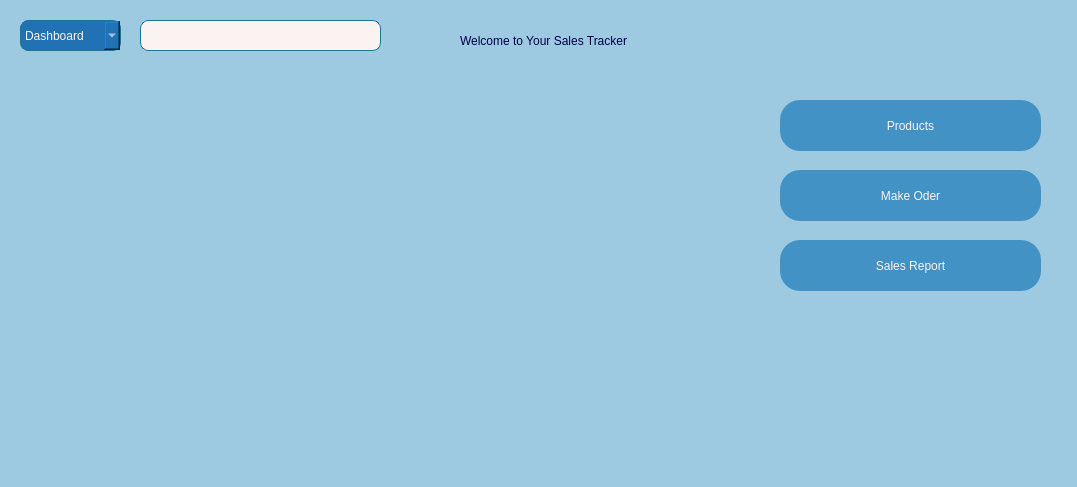
<?xml version="1.0" encoding="UTF-8"?>
<ui version="4.0">
 <class>MainWindow</class>
 <widget class="QMainWindow" name="MainWindow">
  <property name="geometry">
   <rect>
    <x>0</x>
    <y>0</y>
    <width>1077</width>
    <height>487</height>
   </rect>
  </property>
  <property name="windowTitle">
   <string>MainWindow</string>
  </property>
  <property name="styleSheet">
   <string notr="true">background-color:rgb(158, 202, 225);
</string>
  </property>
  <widget class="QWidget" name="centralwidget">
   <widget class="QPushButton" name="productBtn">
    <property name="geometry">
     <rect>
      <x>780</x>
      <y>100</y>
      <width>261</width>
      <height>51</height>
     </rect>
    </property>
    <property name="styleSheet">
     <string notr="true">background-color:rgb(66, 146, 198);
border-radius:20px;
color:rgb(251, 243, 242);
font: 75 10pt &quot;Eras Bold ITC&quot;;</string>
    </property>
    <property name="text">
     <string>Products</string>
    </property>
   </widget>
   <widget class="QPushButton" name="salesreportBtn">
    <property name="geometry">
     <rect>
      <x>780</x>
      <y>240</y>
      <width>261</width>
      <height>51</height>
     </rect>
    </property>
    <property name="styleSheet">
     <string notr="true">background-color:rgb(66, 146, 198);
border-radius:20px;
color:rgb(251, 243, 242);
font: 75 10pt &quot;Eras Bold ITC&quot;;</string>
    </property>
    <property name="text">
     <string>Sales Report</string>
    </property>
   </widget>
   <widget class="QPushButton" name="makeorderBtn">
    <property name="geometry">
     <rect>
      <x>780</x>
      <y>170</y>
      <width>261</width>
      <height>51</height>
     </rect>
    </property>
    <property name="styleSheet">
     <string notr="true">background-color:rgb(66, 146, 198);
border-radius:20px;
color:rgb(251, 243, 242);
font: 75 10pt &quot;Eras Bold ITC&quot;;</string>
    </property>
    <property name="text">
     <string>Make Oder</string>
    </property>
   </widget>
   <widget class="QLabel" name="label">
    <property name="geometry">
     <rect>
      <x>460</x>
      <y>30</y>
      <width>251</width>
      <height>21</height>
     </rect>
    </property>
    <property name="styleSheet">
     <string notr="true">color:rgb(0, 0, 75);
font: 75 12pt &quot;Eras Bold ITC&quot;;</string>
    </property>
    <property name="text">
     <string>Welcome to Your Sales Tracker</string>
    </property>
   </widget>
   <widget class="QComboBox" name="choices">
    <property name="geometry">
     <rect>
      <x>20</x>
      <y>20</y>
      <width>101</width>
      <height>31</height>
     </rect>
    </property>
    <property name="styleSheet">
     <string notr="true">background-color: rgb(33, 113, 181);
color:rgb(251, 243, 242);
font: 75 10pt &quot;Eras Bold ITC&quot;;
border: 0.5px solid #1C768F;
border-radius: 8px;</string>
    </property>
    <item>
     <property name="text">
      <string>Dashboard</string>
     </property>
    </item>
    <item>
     <property name="text">
      <string>Account</string>
     </property>
    </item>
    <item>
     <property name="text">
      <string/>
     </property>
    </item>
   </widget>
   <widget class="QLabel" name="dateTimeLabel">
    <property name="geometry">
     <rect>
      <x>140</x>
      <y>20</y>
      <width>241</width>
      <height>31</height>
     </rect>
    </property>
    <property name="styleSheet">
     <string notr="true">background-color:rgb(251, 243, 242);;
color:rgb(3, 37, 57);
font: 75 10pt &quot;Verdana&quot;;
border: 1px solid rgb(28, 118, 143);
border-radius: 8px;</string>
    </property>
    <property name="text">
     <string/>
    </property>
   </widget>
   <widget class="QWidget" name="monthlyOrdergraphWidget" native="true">
    <property name="geometry">
     <rect>
      <x>40</x>
      <y>70</y>
      <width>661</width>
      <height>191</height>
     </rect>
    </property>
    <property name="styleSheet">
     <string notr="true">font: 5pt &quot;MS Shell Dlg 2&quot;;
border-radius:20px;</string>
    </property>
   </widget>
   <widget class="QWidget" name="graphorderwidget" native="true">
    <property name="geometry">
     <rect>
      <x>40</x>
      <y>270</y>
      <width>661</width>
      <height>191</height>
     </rect>
    </property>
    <property name="styleSheet">
     <string notr="true">font: 5pt &quot;MS Shell Dlg 2&quot;;
border-radius:20px;</string>
    </property>
   </widget>
  </widget>
  <widget class="QStatusBar" name="statusbar"/>
 </widget>
 <resources/>
 <connections/>
</ui>
